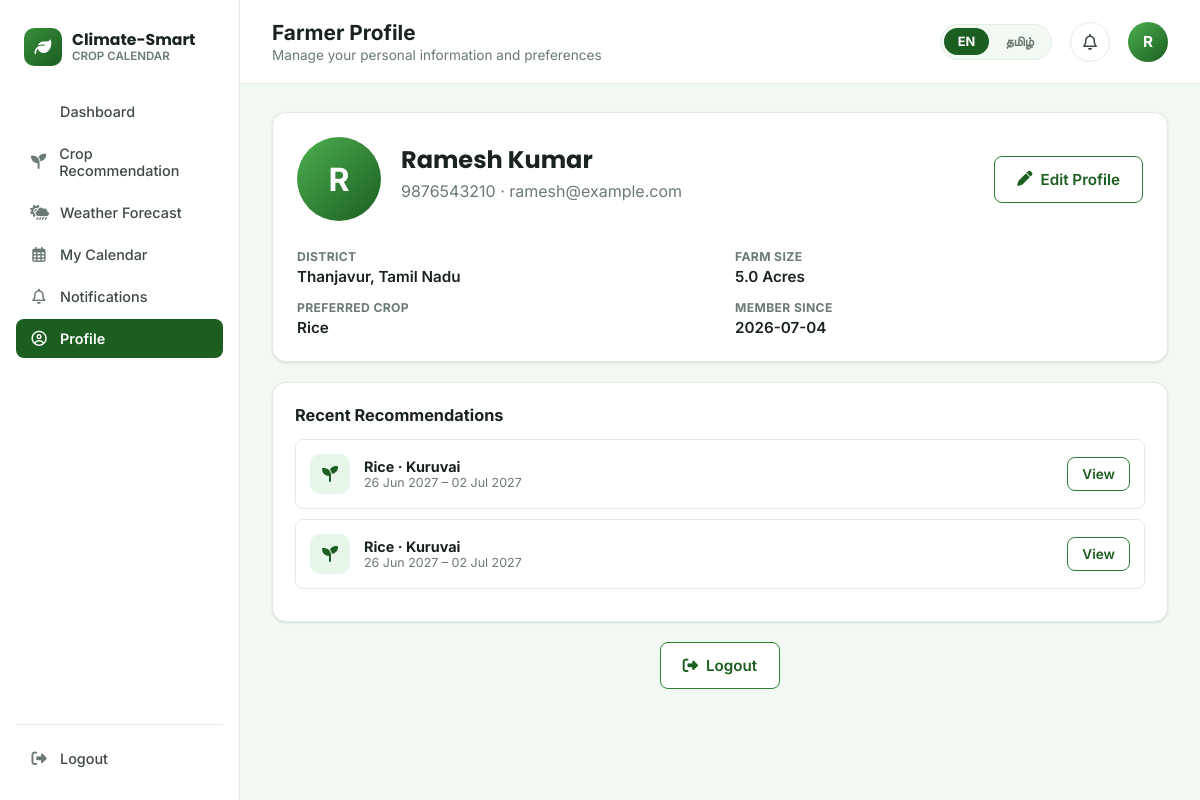
Page /profile (signed in) on the committed database.
### tables this page shows
CREATE TABLE farmers (
            id INTEGER PRIMARY KEY AUTOINCREMENT,
            name TEXT NOT NULL,
            mobile TEXT UNIQUE NOT NULL,
            email TEXT,
            district TEXT NOT NULL,
            farm_size REAL NOT NULL,
            preferred_crop TEXT NOT NULL,
            password TEXT NOT NULL,
            created_at TEXT DEFAULT (datetime('now'))
        );

CREATE TABLE recommendations (
            id INTEGER PRIMARY KEY AUTOINCREMENT,
            farmer_id INTEGER NOT NULL,
            district TEXT NOT NULL,
            crop TEXT NOT NULL,
            season TEXT NOT NULL,
            sowing_window TEXT NOT NULL,
            best_sowing_date TEXT NOT NULL,
            expected_rainfall REAL,
            avg_temperature REAL,
            humidity REAL,
            wind_speed REAL,
            drought_risk TEXT,
            flood_risk TEXT,
            overall_risk TEXT,
            confidence_score INTEGER,
            suggestions TEXT,
            recommendation_date TEXT DEFAULT (datetime('now')),
            FOREIGN KEY (farmer_id) REFERENCES farmers (id)
        );

### app.py (the view, shortened to what this page needs)
@app.route("/profile", methods=["GET", "POST"])
@login_required
def profile():
    farmer = current_farmer()
    conn = get_db()
    recent_recs = conn.execute(
        "SELECT * FROM recommendations WHERE farmer_id = ? ORDER BY id DESC LIMIT 5",
        (farmer["id"],),
    ).fetchall()
    conn.close()
    return render_template(
        "profile.html", farmer=farmer, districts=TN_DISTRICTS, crops=CROPS, recent_recs=recent_recs
    )

### app.py (called while the page is built)
def get_db():
    conn = sqlite3.connect(DB_PATH)
    conn.row_factory = sqlite3.Row
    conn.execute("PRAGMA foreign_keys = ON")
    return conn

def login_required(view_func):
    @wraps(view_func)
    def wrapped(*args, **kwargs):
        if "farmer_id" not in session:
            flash("Please login to continue.", "warning")
            return redirect(url_for("login"))
        return view_func(*args, **kwargs)
    return wrapped

def current_farmer():
    conn = get_db()
    farmer = conn.execute(
        "SELECT * FROM farmers WHERE id = ?", (session.get("farmer_id"),)
    ).fetchone()
    conn.close()
    return farmer

def get_lang():
    return session.get("lang", "en")

@app.context_processor
def inject_i18n():
    lang = get_lang()
    return {
        "t": lambda key: translate(key, lang),
        "tr_district": lambda name: translate_district(name, lang),
        "tr_crop": lambda name: translate_crop(name, lang),
        "tr_season": lambda name: translate_season(name, lang),
        "current_lang": lang,
    }

### translations.py (called while the page is built)
def translate(key, lang="en"):
    lang_dict = TRANSLATIONS.get(lang, TRANSLATIONS["en"])
    return lang_dict.get(key, TRANSLATIONS["en"].get(key, key))

def translate_district(name, lang="en"):
    return DISTRICT_TA.get(name, name) if lang == "ta" else name

def translate_crop(name, lang="en"):
    return CROP_TA.get(name, name) if lang == "ta" else name

def translate_season(name, lang="en"):
    return SEASON_TA.get(name, name) if lang == "ta" else name

### templates/profile.html (shortened to what this page needs)
{% extends "base.html" %}
{% set active_page = 'profile' %}
{% block page_title %}{{ t('farmer_profile') }}{% endblock %}
{% block page_subtitle %}{{ t('profile_subtitle') }}{% endblock %}
{% block content %}
<div class="card" style="margin-bottom:20px;">
  <div class="profile-header">
    <div class="profile-avatar-lg">{{ (farmer['name'][0]) | upper }}</div>
    <div style="flex:1;">
      <h2>{{ farmer['name'] }}</h2>
      <p class="text-muted" style="margin-top:4px;">{{ farmer['mobile'] }} · {{ farmer['email'] or t('no_email_added') }}</p>
    </div>
    <button class="btn btn-outline" id="editProfileBtn"><i class="fa-solid fa-pen"></i> {{ t('edit_profile') }}</button>
  </div>
  <div class="profile-info-grid" id="profileView">
    <div class="profile-info-item">
      <div class="label">{{ t('district_label') }}</div>
      <div class="value">{{ tr_district(farmer['district']) }}, Tamil Nadu</div>
    </div>
    <div class="profile-info-item">
      <div class="label">{{ t('farm_size') }}</div>
      <div class="value">{{ farmer['farm_size'] }} {{ t('acres') }}</div>
    </div>
    <div class="profile-info-item">
      <div class="label">{{ t('preferred_crop') }}</div>
      <div class="value">{{ tr_crop(farmer['preferred_crop']) }}</div>
    </div>
    <div class="profile-info-item">
      <div class="label">{{ t('member_since') }}</div>
      <div class="value">{{ farmer['created_at'].split(' ')[0] if farmer['created_at'] else '-' }}</div>
    </div>
  </div>
</div>
<div class="card panel">
  <div class="section-title">{{ t('recent_recommendations') }}</div>
  {% for r in recent_recs %}
  <div class="rec-list-item">
    <div class="rec-list-icon"><i class="fa-solid fa-seedling"></i></div>
    <div class="rec-list-body">
      <div class="rec-list-title">{{ tr_crop(r['crop']) }} · {{ tr_season(r['season']) }}</div>
      <div class="rec-list-sub">{{ r['sowing_window'] }}</div>
    </div>
    <a href="{{ url_for('result', rec_id=r['id']) }}" class="btn btn-outline btn-sm">{{ t('view') }}</a>
  </div>
  {% else %}
  <p class="text-muted">{{ t('no_recs_generated') }}</p>
  {% endfor %}
</div>
<div style="margin-top:20px; text-align:center;">
  <a href="{{ url_for('logout') }}" class="btn btn-outline"><i class="fa-solid fa-right-from-bracket"></i> {{ t('nav_logout') }}</a>
</div>
{% endblock %}

### templates/base.html (shortened to what this page needs)
<!DOCTYPE html>
<html lang="en">
<head>
<link rel="stylesheet" href="https://cdnjs.cloudflare.com/ajax/libs/font-awesome/6.5.1/css/all.min.css">
<link rel="stylesheet" href="{{ url_for('static', filename='css/style.css') }}">
</head>
<body>
<div class="app-shell">
  <aside class="sidebar" id="sidebar">
    <div class="brand">
      <div class="brand-mark"><i class="fa-solid fa-leaf"></i></div>
      <div class="brand-text">
        <div class="brand-name">{{ t('brand_name') }}</div>
        <div class="brand-sub">{{ t('brand_sub') }}</div>
      </div>
    </div>
    <nav class="nav-section">
      <a href="{{ url_for('dashboard') }}" class="nav-item {{ 'active' if active_page == 'dashboard' }}">
         {{ t('nav_dashboard') }}
      </a>
      <a href="{{ url_for('recommendation') }}" class="nav-item {{ 'active' if active_page == 'recommendation' }}">
        <i class="fa-solid fa-seedling"></i> {{ t('nav_recommendation') }}
      </a>
      <a href="{{ url_for('weather') }}" class="nav-item {{ 'active' if active_page == 'weather' }}">
        <i class="fa-solid fa-cloud-sun-rain"></i> {{ t('nav_weather') }}
      </a>
      <a href="{{ url_for('calendar_view') }}" class="nav-item {{ 'active' if active_page == 'calendar' }}">
        <i class="fa-regular fa-calendar-days"></i> {{ t('nav_calendar') }}
      </a>
      <a href="{{ url_for('notifications') }}" class="nav-item {{ 'active' if active_page == 'notifications' }}">
        <i class="fa-regular fa-bell"></i> {{ t('nav_notifications') }}
      </a>
      <a href="{{ url_for('profile') }}" class="nav-item {{ 'active' if active_page == 'profile' }}">
        <i class="fa-regular fa-circle-user"></i> {{ t('nav_profile') }}
      </a>
    </nav>
    <div class="sidebar-footer">
      <a href="{{ url_for('logout') }}" class="nav-item">
        <i class="fa-solid fa-right-from-bracket"></i> {{ t('nav_logout') }}
      </a>
    </div>
  </aside>
  <div class="main-col">
    <header class="topbar">
      <div style="display:flex; align-items:center; gap:14px;">
        <div>
          <div class="topbar-title">{% block page_title %}{{ t('nav_dashboard') }}{% endblock %}</div>
          <div class="topbar-sub">{% block page_subtitle %}{% endblock %}</div>
        </div>
      </div>
      <div class="topbar-right">
        <div class="lang-toggle">
          <a href="{{ url_for('set_language', lang_code='en') }}" class="lang-btn {{ 'active' if current_lang == 'en' }}">EN</a>
          <a href="{{ url_for('set_language', lang_code='ta') }}" class="lang-btn {{ 'active' if current_lang == 'ta' }}">தமிழ்</a>
        </div>
        <a href="{{ url_for('notifications') }}" class="icon-btn">
          <i class="fa-regular fa-bell"></i>
        </a>
        <a href="{{ url_for('profile') }}" class="avatar-chip">
          <div class="avatar-circle">{{ (farmer['name'][0] if farmer else 'F') | upper }}</div>
        </a>
      </div>
    </header>
    <main class="page-content">
      {% block content %}{% endblock %}
    </main>
  </div>
</div>
</body>
</html>

### rows in the picture
farmers: name "R", name "Ramesh Kumar", mobile "9876543210", email "ramesh@example.com", district "Thanjavur", farm_size "5.0", preferred_crop "Rice", created_at "2026-07-04"
recommendations: crop "Rice", season "Kuruvai", sowing_window "26 Jun 2027 – 02 Jul 2027", t "View"
recommendations: crop "Rice", season "Kuruvai", sowing_window "26 Jun 2027 – 02 Jul 2027", t "View"

### other values in the picture
{{ t('brand_name') }} "Climate-Smart"
{{ t('brand_sub') }} "CROP CALENDAR"
{{ t('nav_dashboard') }} "Dashboard"
{{ t('nav_recommendation') }} "Crop Recommendation"
{{ t('nav_weather') }} "Weather Forecast"
{{ t('nav_calendar') }} "My Calendar"
{{ t('nav_notifications') }} "Notifications"
{{ t('nav_profile') }} "Profile"
{{ t('nav_logout') }} "Logout"
{{ t('farmer_profile') }} "Farmer Profile"
{{ t('profile_subtitle') }} "Manage your personal information and preferences"
{{ t('edit_profile') }} "Edit Profile"
{{ t('district_label') }} "DISTRICT"
{{ t('farm_size') }} "FARM SIZE"
{{ t('acres') }} "Acres"
